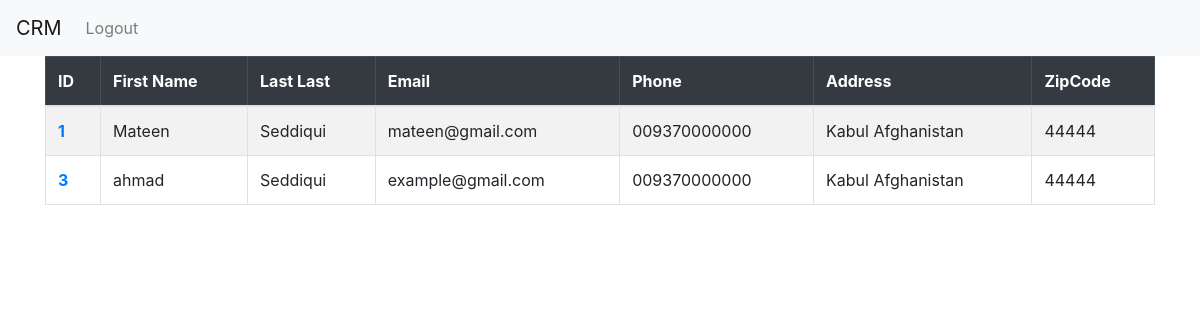
Before: /home/ (signed in) with the older database file.
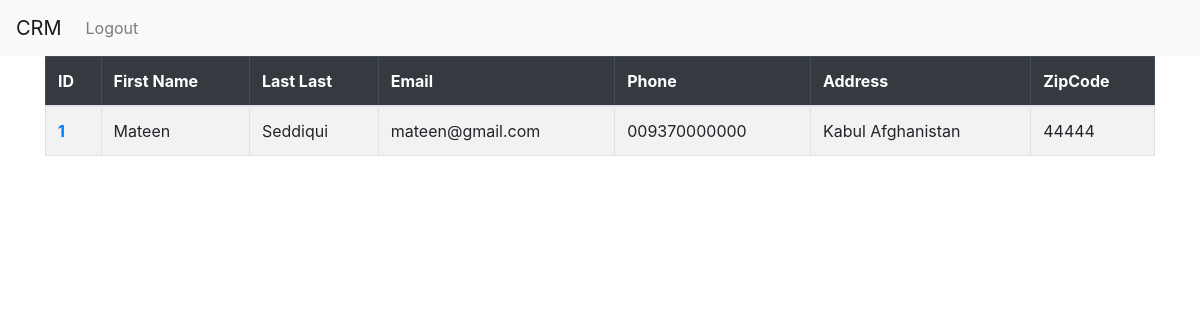
After: the same page with the newer database file.
### customer_management/models.py (models this page shows, shortened)
class Record(models.Model):
	created_at = models.DateTimeField(auto_now_add=True)
	first_name = models.CharField(max_length=50)
	last_name =  models.CharField(max_length=50)
	email =  models.CharField(max_length=100)
	phone = models.CharField(max_length=15)
	address =  models.CharField(max_length=100)
	zipcode =  models.CharField(max_length=20)

### customer_management/views.py (the view)
# urls.py: 2. Add a URL to urlpatterns:  path('', views.home, name='home')
def home(request):
    records= Record.objects.all()
    return render(request, 'home.html', {'records':records})

### customer_management/templates/home.html
{% extends 'base.html' %}
{% load static %}
{% block content %}
{% if user.is_authenticated %}
{% if records %}
    <table class="table table-striped table-hover table-bordered">
        <thead class="table-dark">
          <tr>
            <th scope="col">ID</th>
            <th scope="col">First Name</th>
            <th scope="col">Last Last</th>
            <th scope="col">Email</th>
            <th scope="col">Phone</th>
            <th scope="col">Address</th>
            <th scope="col">ZipCode</th>
          </tr>
        </thead>
        <tbody>
            {% for record in records %}
          <tr>
            <th > <a href="{% url 'show_record' record.id %}"> {{ record.id }} </a></th>
            <td>{{ record.first_name }}</td>
            <td>{{ record.last_name }}</td>
            <td>{{ record.email }}</td>
            <td>{{ record.phone }}</td>
            <td>{{ record.address }}</td>
            <td>{{ record.zipcode }}</td>
          </tr>
          {% endfor %}
        </tbody>
      </table>
{% endif %}
{% endif %}
{% endblock %}

Changed rows visible on the page:
removed Record: id "3", first_name "ahmad", last_name "Seddiqui", email "example@gmail.com", phone "009370000000", address "Kabul Afghanistan", zipcode "44444"
